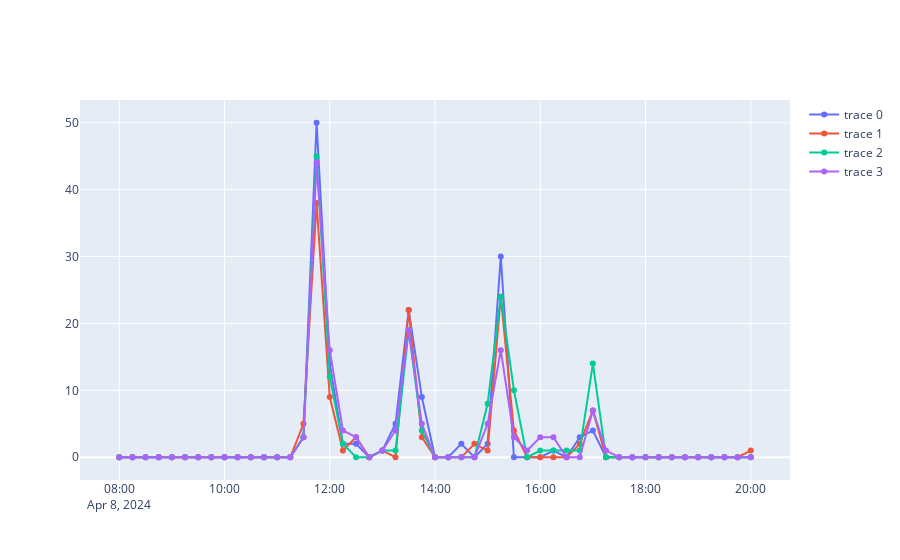
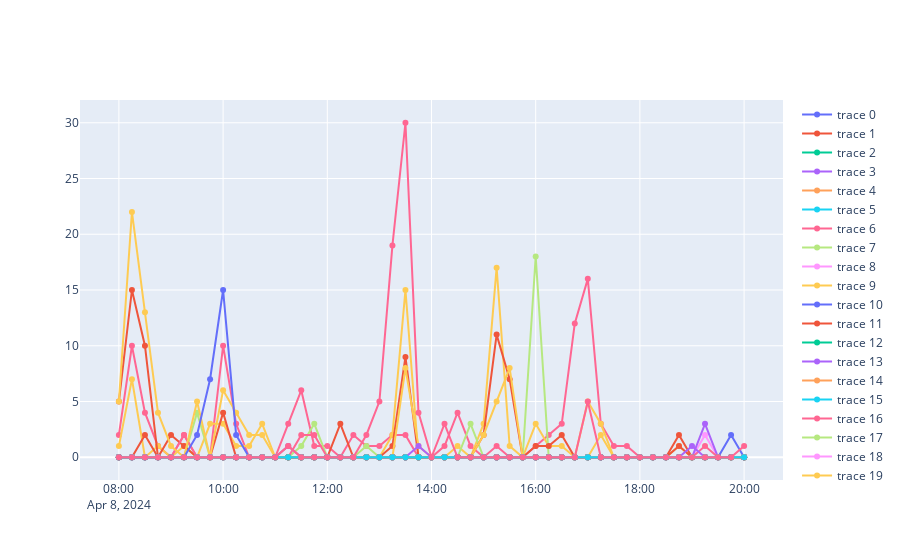

Source (notebook cell) for these figures, in order:
### Code cell
for i in range(n_clusters):  
    plot_cluster_details(i, clustering_model, samples, times[0], plot_centers=False).show()
